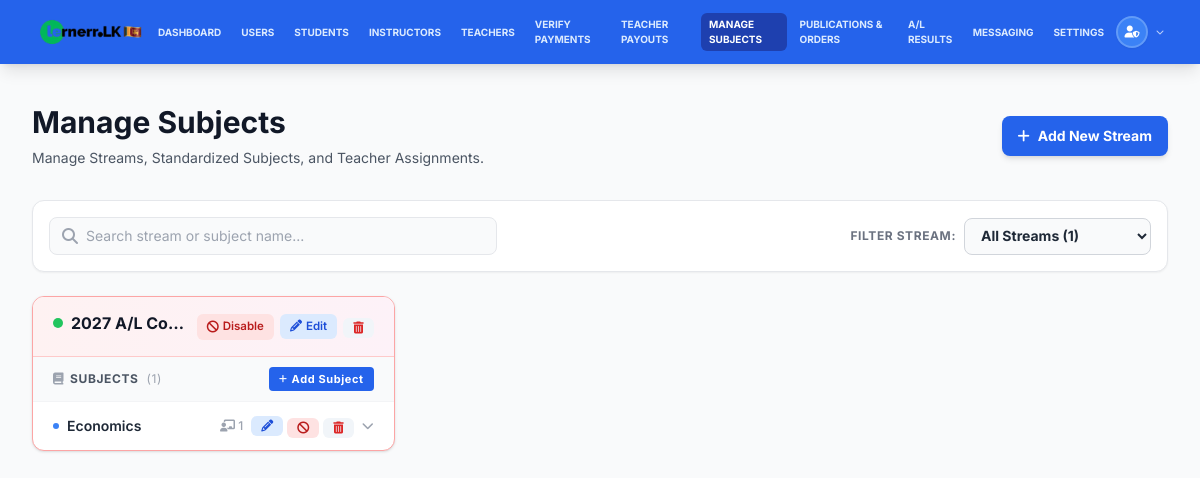
/admin/manage_content (signed in), run on the app's committed database.
### tables this page shows
CREATE TABLE `streams` (
  `id` int(11) NOT NULL COMMENT 'Primary Key',
  `name` varchar(100) NOT NULL COMMENT 'Stream name (e.g., "Grade 6", "Grade 7", "A/L Science")',
  `description` text DEFAULT NULL COMMENT 'Optional description of the stream',
  `status` tinyint(1) NOT NULL DEFAULT 1 COMMENT 'Status: 1=active, 0=inactive',
  `created_at` timestamp NOT NULL DEFAULT current_timestamp() COMMENT 'Record creation timestamp',
  `updated_at` timestamp NOT NULL DEFAULT current_timestamp() ON UPDATE current_timestamp() COMMENT 'Record update timestamp'
);

CREATE TABLE `stream_subjects` (
  `id` int(11) NOT NULL COMMENT 'Primary Key',
  `stream_id` int(11) NOT NULL COMMENT 'Foreign Key: Links to streams.id',
  `subject_id` int(11) NOT NULL COMMENT 'Foreign Key: Links to subjects.id',
  `status` tinyint(1) NOT NULL DEFAULT 1 COMMENT 'Status: 1=active, 0=inactive',
  `created_at` timestamp NOT NULL DEFAULT current_timestamp() COMMENT 'Record creation timestamp',
  `updated_at` timestamp NOT NULL DEFAULT current_timestamp() ON UPDATE current_timestamp() COMMENT 'Record update timestamp'
);

CREATE TABLE `subjects` (
  `id` int(11) NOT NULL COMMENT 'Primary Key',
  `name` varchar(100) NOT NULL COMMENT 'Subject name (e.g., "Science", "Mathematics", "English")',
  `code` varchar(20) DEFAULT NULL COMMENT 'Optional subject code (e.g., "SCI", "MATH")',
  `description` text DEFAULT NULL COMMENT 'Optional description of the subject',
  `status` tinyint(1) NOT NULL DEFAULT 1 COMMENT 'Status: 1=active, 0=inactive',
  `created_at` timestamp NOT NULL DEFAULT current_timestamp() COMMENT 'Record creation timestamp',
  `updated_at` timestamp NOT NULL DEFAULT current_timestamp() ON UPDATE current_timestamp() COMMENT 'Record update timestamp'
);

### admin/manage_content.php (the view, shortened to what this page needs)
<?php
require_once '../config.php';
$streams = [];
$stream_query = "SELECT * FROM streams ORDER BY id ASC";
$result = $conn->query($stream_query);
if ($result) {
    while ($row = $result->fetch_assoc()) {
        $streams[] = $row;
    }
}
$structure = [];
foreach ($streams as $stream) {
    $s_id = $stream['id'];
    $structure[$s_id] = [
        'info' => $stream,
        'subjects' => []
    ];
}
$subj_query = "
    SELECT ss.id as stream_subject_id, ss.stream_id, s.id as subject_id, s.name as subject_name, s.code, s.status as subject_status
    FROM stream_subjects ss
    JOIN subjects s ON ss.subject_id = s.id
    WHERE ss.status = 1
    ORDER BY s.name ASC
";
$subj_result = $conn->query($subj_query);
if ($subj_result) {
    while ($row = $subj_result->fetch_assoc()) {
        if (isset($structure[$row['stream_id']])) {
            $structure[$row['stream_id']]['subjects'][$row['stream_subject_id']] = [
                'info' => $row,
                'teachers' => []
            ];
        }
    }
}
?>
<!DOCTYPE html>
<html lang="en">
<head>
    <script src="https://cdn.tailwindcss.com"></script>
    <link rel="stylesheet" href="https://cdnjs.cloudflare.com/ajax/libs/font-awesome/6.0.0/css/all.min.css">
</head>
<body class="bg-gray-50">
    <?php include 'header.php'; ?>
    <div class="max-w-7xl mx-auto py-10 px-4 sm:px-6 lg:px-8">
        <div class="mb-8 flex flex-col md:flex-row md:items-center justify-between gap-4">
            <div>
                <h1 class="text-3xl font-bold text-gray-900">Manage Subjects</h1>
                <p class="mt-2 text-sm text-gray-600">Manage Streams, Standardized Subjects, and Teacher Assignments.</p>
            </div>
            <div>
                <button onclick="openAddStreamModal()" class="px-4 py-2.5 bg-blue-600 hover:bg-blue-700 text-white font-bold text-sm rounded-lg shadow-md flex items-center gap-2 transition cursor-pointer">
                    <i class="fas fa-plus"></i> Add New Stream
                </button>
            </div>
        </div>
        <div class="mb-6 flex flex-col md:flex-row items-stretch md:items-center justify-between gap-3 bg-white p-4 rounded-xl border border-gray-200 shadow-sm">
            <div class="flex items-center gap-2 bg-gray-50 px-3 py-2 rounded-lg border border-gray-200 flex-1 max-w-md">
                <i class="fas fa-search text-gray-400"></i>
                <input type="text"
                       id="streamSearchInput"
                       oninput="filterAdminStreams()"
                       placeholder="Search stream or subject name..."
                       class="w-full text-sm bg-transparent border-none focus:outline-none text-gray-800 placeholder-gray-400">
            </div>
            <div class="flex items-center gap-2 shrink-0">
                <label for="streamFilterSelect" class="text-xs font-bold text-gray-500 uppercase tracking-wider whitespace-nowrap">Filter Stream:</label>
                <select id="streamFilterSelect"
                        onchange="filterAdminStreams()"
                        class="px-3 py-2 bg-gray-50 border border-gray-300 rounded-lg text-sm font-bold text-gray-800 focus:outline-none focus:ring-2 focus:ring-blue-500 cursor-pointer">
                    <option value="all">All Streams (<?php echo count($structure); ?>)</option>
                </select>
            </div>
        </div>
        <div class="space-y-6">
            <div class="grid grid-cols-1 md:grid-cols-2 lg:grid-cols-3 gap-6">
                <?php foreach ($structure as $stream_id => $data): ?>
                    <?php
                    $stream = $data['info'];
                    $is_active = $stream['status'] == 1;
                    $sub_names_str = implode(' ', array_map(function($s) { return strtolower($s['info']['subject_name']); }, $data['subjects']));
                    ?>
                    <div class="stream-card bg-white rounded-xl shadow border <?php echo $is_active ? 'border-red-300' : 'border-gray-300 opacity-75'; ?> overflow-hidden transition-all duration-200 hover:shadow-lg flex flex-col justify-between"
                         data-stream-id="<?php echo $stream['id']; ?>"
                         data-stream-name="<?php echo htmlspecialchars(strtolower($stream['name'])); ?>"
                         data-subjects="<?php echo htmlspecialchars($sub_names_str); ?>">
                        <div>
                            <div class="px-5 py-4 <?php echo $is_active ? 'bg-gradient-to-r from-red-50 to-pink-50' : 'bg-gray-100'; ?> border-b <?php echo $is_active ? 'border-red-200' : 'border-gray-200'; ?>">
                                <div class="flex justify-between items-start gap-2">
                                    <div class="flex items-center gap-2 min-w-0">
                                        <div class="w-2.5 h-2.5 rounded-full flex-shrink-0 <?php echo $is_active ? 'bg-green-500' : 'bg-gray-400'; ?>"></div>
                                        <h3 class="text-base font-bold text-gray-900 leading-tight truncate">
                                            <?php echo htmlspecialchars($stream['name']); ?>
                                        </h3>
                                    </div>
                                    <div class="flex items-center gap-1.5 flex-shrink-0">
                                        <form method="POST" class="inline" onsubmit="return confirm('<?php echo $is_active ? 'Disable' : 'Enable'; ?> this stream?');">
                                            <?php if ($is_active): ?>
                                                <button type="submit" class="action-btn btn-disable" data-tooltip="Disable this stream (hides from students)">
                                                    <i class="fas fa-ban text-xs"></i> Disable
                                                </button>
                                            <?php endif; ?>
                                        </form>
                                        <button onclick="openEditModal('stream', <?php echo $stream['id']; ?>, '<?php echo addslashes($stream['name']); ?>')"
                                                class="action-btn btn-edit" data-tooltip="Edit stream name">
                                            <i class="fas fa-pencil-alt text-xs"></i> Edit
                                        </button>
                                        <form method="POST" class="inline" onsubmit="return confirm('WARNING: Permanently delete this stream and all its data? This cannot be undone.');">
                                            <button type="submit" class="action-btn btn-delete" data-tooltip="Permanently delete stream">
                                                <i class="fas fa-trash-alt text-xs"></i>
                                            </button>
                                        </form>
                                    </div>
                                </div>
                            </div>
                            <div>
                                <div class="bg-gray-50 px-5 py-2.5 text-xs font-bold text-gray-600 uppercase tracking-wider border-b border-gray-100 flex items-center justify-between gap-2">
                                    <div class="flex items-center gap-1.5">
                                        <i class="fas fa-book text-gray-400"></i>
                                        <span>Subjects</span>
                                        <span class="text-gray-400 font-normal ml-0.5">(<?php echo count($data['subjects']); ?>)</span>
                                    </div>
                                    <button onclick="openAddSubjectModal(<?php echo $stream['id']; ?>, '<?php echo addslashes($stream['name']); ?>')"
                                            class="px-2.5 py-1 bg-blue-600 hover:bg-blue-700 text-white rounded text-[11px] font-bold flex items-center gap-1 shadow-xs transition cursor-pointer">
                                        <i class="fas fa-plus text-[9px]"></i> Add Subject
                                    </button>
                                </div>
                                <?php if (empty($data['subjects'])): ?>
                                    <div class="px-5 py-6 text-sm text-gray-400 italic text-center">
                                        <i class="fas fa-folder-open text-gray-300 text-2xl mb-1 block"></i>
                                        No subjects assigned.
                                    </div>
                                <?php else: ?>
                                    <ul class="divide-y divide-gray-100">
                                        <?php foreach ($data['subjects'] as $ss_id => $subj_data): ?>
                                            <?php $subj_active = $subj_data['info']['subject_status'] == 1; ?>
                                            <li>
                                                <div class="subject-row px-5 py-3 cursor-pointer" onclick="toggleTeachers('teachers-<?php echo $ss_id; ?>')">
                                                    <div class="flex justify-between items-center gap-2">
                                                        <div class="flex items-center gap-2 min-w-0">
                                                            <div class="w-1.5 h-1.5 rounded-full flex-shrink-0 <?php echo $subj_active ? 'bg-blue-500' : 'bg-gray-300'; ?>"></div>
                                                            <span class="font-semibold <?php echo $subj_active ? 'text-gray-800' : 'line-through text-gray-400'; ?> truncate text-sm">
                                                                <?php echo htmlspecialchars($subj_data['info']['subject_name']); ?>
                                                            </span>
                                                        </div>
                                                        <div class="flex items-center gap-1 flex-shrink-0" onclick="event.stopPropagation()">
                                                            <span class="text-xs text-gray-400 mr-1 font-medium">
                                                                <i class="fas fa-chalkboard-teacher"></i> <?php echo count($subj_data['teachers']); ?>
                                                            </span>
                                                            <button onclick="openEditModal('subject', <?php echo $subj_data['info']['subject_id']; ?>, '<?php echo addslashes($subj_data['info']['subject_name']); ?>')"
                                                                    class="action-btn btn-edit" data-tooltip="Rename this subject">
                                                                <i class="fas fa-pencil-alt text-xs"></i>
                                                            </button>
                                                            <form method="POST" class="inline" onsubmit="return confirm('<?php echo $subj_active ? 'Disable' : 'Enable'; ?> this subject?');">
                                                                <?php if ($subj_active): ?>
                                                                    <button type="submit" class="action-btn btn-disable" data-tooltip="Disable subject (hides from students)">
                                                                        <i class="fas fa-ban text-xs"></i>
                                                                    </button>
                                                                <?php endif; ?>
                                                            </form>
                                                            <form method="POST" class="inline" onsubmit="return confirm('WARNING: Permanently delete this subject and all its data?');">
                                                                <button type="submit" class="action-btn btn-delete" data-tooltip="Permanently delete subject">
                                                                    <i class="fas fa-trash-alt text-xs"></i>
                                                                </button>
                                                            </form>
                                                            <span class="ml-1 text-gray-400 text-xs transition-transform duration-200" id="arrow-teachers-<?php echo $ss_id; ?>">
                                                                <i class="fas fa-chevron-down"></i>
                                                            </span>
                                                        </div>
                                                    </div>
                                                </div>
                                            </li>
                                        <?php endforeach; ?>
                                    </ul>
                                <?php endif; ?>
                            </div>
                        </div>
                    </div>
                <?php endforeach; ?>
            </div>
        </div>
    </div>
</body>
</html>

### admin/manage_content.php (style rules this page uses)
body { font-family: 'Inter', sans-serif; }
[data-tooltip] { position: relative; }
[data-tooltip]::after { content: attr(data-tooltip); position: absolute; bottom: calc(100% + 6px); left: 50%; transform: translateX(-50%); background: #1f2937; color: #fff; font-size: 0.7rem; font-weight: 500; white-space: nowrap; padding: 4px 10px; border-radius: 6px; pointer-events: none; opacity: 0; transition: opacity 0.15s ease; z-index: 50; }
.action-btn { display: inline-flex; align-items: center; gap: 4px; padding: 4px 10px; border-radius: 6px; font-size: 0.72rem; font-weight: 600; transition: all 0.15s; border: none; cursor: pointer; }
.btn-disable { background: #fee2e2; color: #b91c1c; }
.btn-edit { background: #dbeafe; color: #1d4ed8; }
.btn-delete { background: #f1f5f9; color: #dc2626; }
.subject-row { transition: background 0.15s; }

### data on the page
streams: status 1 (drawn), name "2027 A/L Co…", count($data['subjects']) "1"
stream_subjects: subject.name "Economics", count($subj_data['teachers']) "1"
